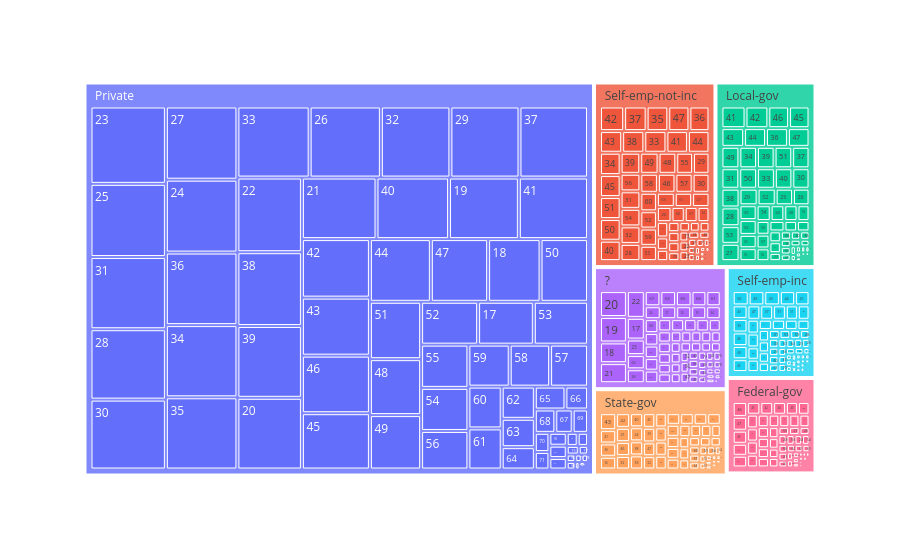

The code cell stored with this chart in its notebook:
### Code cell
grafico = px.treemap(base_census, path=['workclass', 'age'])
grafico

### Figure 1 — Plotly figure (JSON) as saved in the notebook; plotly's stock layout.template omitted (floating-point values rounded to 4 significant figures; data arrays with more than 128 entries replaced by an {"elided": "..."} marker saying what was removed)
{"data": [{"branchvalues": "total", "domain": {"x": [0, 1], "y": [0, 1]}, "hovertemplate": "labels=%{label}<br>count=%{value}<br>parent=%{parent}<br>id=%{id}<extra></extra>", "ids": {"elided": "490 str values"}, "labels": {"elided": "490 str values"}, "name": "", "parents": {"elided": "490 str values"}, "type": "treemap", "values": {"elided": "490 int values"}}], "layout": {"legend": {"tracegroupgap": 0}, "margin": {"t": 60}}}
